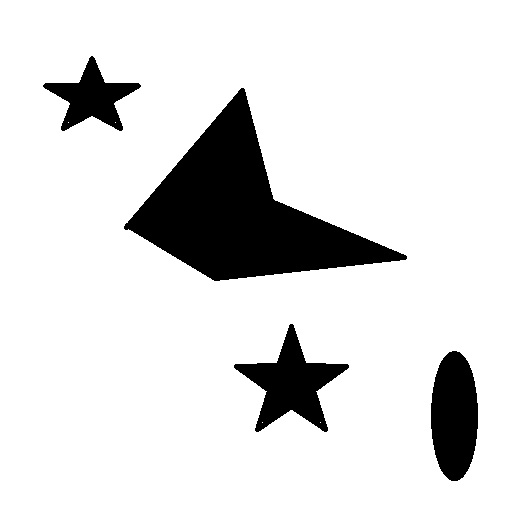
#> input picture Final_Problem2/maps/map1.bmp, 532 x 528 px
$ python Environment.py
#> lines starting #> are read from the running program, lines starting #| are printed output that depends on the picture; after the words box and inside, x2 and y2 are one past the last pixel; in counts of white or black regions, pixels touching at a corner belong together
### Final_Problem2/BMPtoARR.py
import numpy as np
from PIL import Image
from mpmath.libmp import to_int
from sympy.codegen.ast import int64, uint8

np.set_printoptions(threshold=np.inf)
bw_img1 = np.array(Image.open("./maps/map1.bmp").convert('1')).T
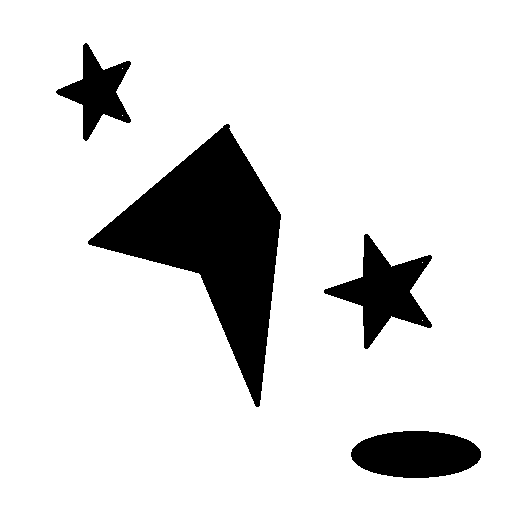
#> bw_img1: shape (532, 528) bool; 87.8% white; 4 black regions, box (x1, y1, x2, y2) and area: (88, 124, 281, 407) 21692, (324, 234, 432, 349) 4869, (351, 431, 481, 478) 4833, (56, 43, 131, 141) 3001
bw_img2 = np.array(Image.open("./maps/map2.bmp").convert('1')).T
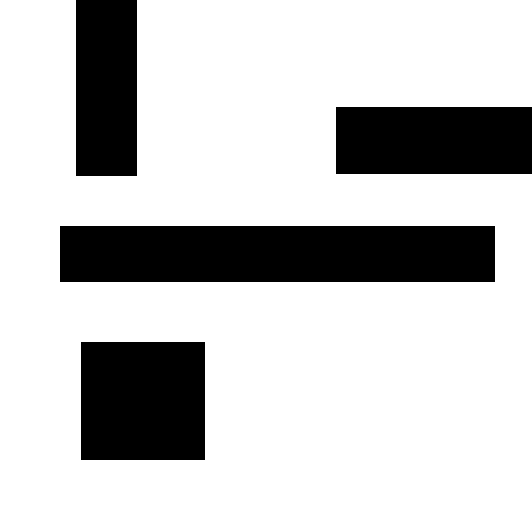
#> input picture Final_Problem2/maps/map2.bmp, 532 x 528 px
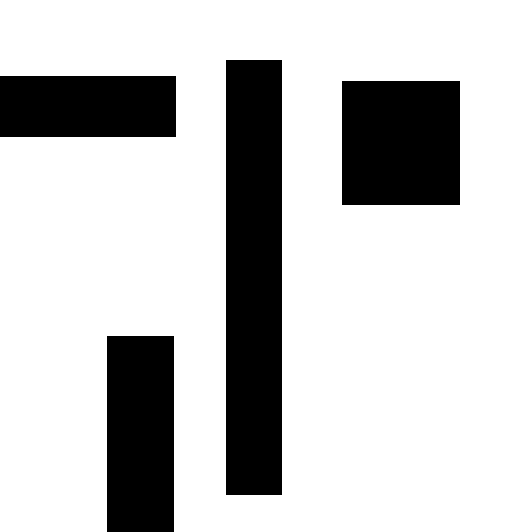
#> bw_img2: shape (532, 528) bool; 77.6% white; 4 black regions, box (x1, y1, x2, y2) and area: (226, 60, 282, 495) 24360, (342, 81, 460, 205) 14632, (107, 336, 174, 532) 13132, (0, 76, 176, 137) 10736

def checkscope(pos_x, pos_y, x_size, y_size, inputarray): #This function hopefully can be used to be iterated through the input array at given cords and return if that scope is all white or not
    print(f"Checking ({pos_x}, {pos_y})")

    for x in range(pos_x, pos_x + x_size):
        for y in range(pos_y, pos_y + y_size):

            if (pos_x + x_size >= inputarray.shape[0]):
                print(f"{pos_x+x_size} was too large to index")
                break
            if (pos_y + y_size >= inputarray.shape[1]):
                print(f"{pos_y + y_size} was too large to index")
                break

            #print(f"inner array check ({x}, {y})")
            if inputarray[x][y] > 0:
                pass
            elif inputarray[x][y] == 0:
                return False
    return True


def compressbmp(inputarray, ab_sizex, ab_sizey): # if ab (x,y) = 11, then output arr will be (528/11, 532/11) = (48, 48)
#> called with ab_sizex = 11, ab_sizey = 11
    out_arr = np.full((int(inputarray.shape[0] / ab_sizex), int(inputarray.shape[1] / ab_sizey)),fill_value=1, dtype= np.uint8)
    #print(inputarray.shape) #(532,528)
    cordsinter_arr = np.full((int(inputarray.shape[0] / ab_sizex), int(inputarray.shape[1] / ab_sizey)), fill_value=0, dtype= object)

    for x in range(0,(inputarray.shape[0])): #0 - 527
        for y in range(0,(inputarray.shape[1])): #0 - 531
            X = int(x / ab_sizex)-1
            Y = int(y / ab_sizey)-1
            if x % ab_sizex == 0 and y % ab_sizey == 0:
                #print(f"{(X,Y)}->{(x,y)}")
                cordsinter_arr[X,Y] = (x,y)


    for x in range(0,int(inputarray.shape[0] / ab_sizex)): # 0-47
        for y in range(0,int(inputarray.shape[1] / ab_sizey)): #0-47
           # print(f"{cordsinter_arr[x,y][0]}, {cordsinter_arr[x,y][1]}")
            if checkscope(pos_x=cordsinter_arr[x,y][0], pos_y=cordsinter_arr[x,y][1], x_size=ab_sizex, y_size=ab_sizey, inputarray=inputarray):
                out_arr[x, y] = 255
            else:
                out_arr[x, y] = 0
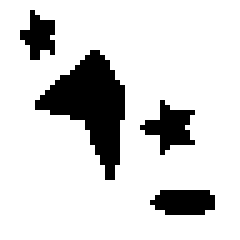
#> out_arr: shape (48, 48) (shown 5 times larger); 83.8% white; 4 black regions, box (x1, y1, x2, y2) and area: (7, 10, 25, 36) 218, (28, 20, 39, 31) 59, (30, 38, 43, 43) 55, (4, 2, 11, 12) 42
    return out_arr

compressed_map1 = compressbmp(bw_img1,11,11)
compressed_map2 = compressbmp(bw_img2,11,11)
#> call 2 of compressbmp, with ab_sizex = 11, ab_sizey = 11
#> after the loop in compressbmp (call 2), `for x in range(0,int(inputarray.shape[0] / ab_sizex)):`:
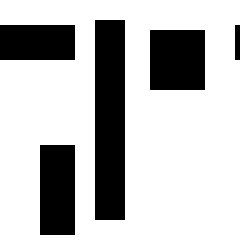
#> out_arr: shape (48, 48) (shown 5 times larger); 73.5% white; 5 black regions (1 under 20 px), largest, box (x1, y1, x2, y2) and area: (19, 4, 25, 44) 240, (30, 6, 41, 18) 132, (8, 29, 15, 47) 126, (0, 5, 15, 12) 105

compressed_map1 = Image.fromarray(compressed_map1).convert('1')
compressed_map2 = Image.fromarray(compressed_map2).convert('1')

compressed_map1.save("./maps/map1_compressed(48,48).bmp")
compressed_map2.save("./maps/map2_compressed(48,48).bmp")

### Final_Problem2/Environment.py
import gymnasium

import BMPtoARR as BA
import numpy as np
import random
from gymnasium import Env
from gymnasium import spaces
import os

NOTHING = 0
PLAYER = 1
WIN = 2
LOSE = 3
UP = 0
DOWN = 1
LEFT = 2
RIGHT = 3


bw_img1 = np.array(BA.Image.open("./maps/map1.bmp"))
#> bw_img1: shape (528, 532); 87.8% white; 4 black regions, box (x1, y1, x2, y2) and area: (124, 88, 407, 281) 21692, (234, 324, 349, 432) 4869, (431, 351, 478, 481) 4833, (43, 56, 141, 131) 3001
bw_img2 = np.array(BA.Image.open("./maps/map2.bmp"))
#> bw_img2: shape (528, 532); 77.6% white; 4 black regions, box (x1, y1, x2, y2) and area: (60, 226, 495, 282) 24360, (81, 342, 205, 460) 14632, (336, 107, 532, 174) 13132, (76, 0, 137, 176) 10736

map1 = BA.compressbmp(bw_img1,11,11)
#> call 3 of compressbmp, with ab_sizex = 11, ab_sizey = 11
#> after the loop in compressbmp (call 3), `for x in range(0,int(inputarray.shape[0] / ab_sizex)):`:
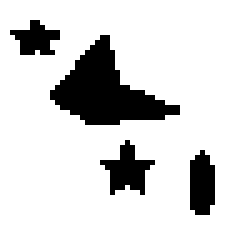
#> out_arr: shape (48, 48) (shown 5 times larger); 83.8% white; 4 black regions, box (x1, y1, x2, y2) and area: (10, 7, 36, 25) 218, (20, 28, 31, 39) 59, (38, 30, 43, 43) 55, (2, 4, 12, 11) 42
map2 = BA.compressbmp(bw_img2,11,11)
#> call 4 of compressbmp, with ab_sizex = 11, ab_sizey = 11
#> after the loop in compressbmp (call 4), `for x in range(0,int(inputarray.shape[0] / ab_sizex)):`:
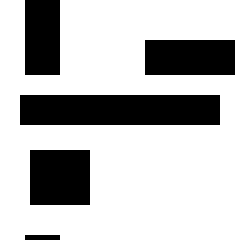
#> out_arr: shape (48, 48) (shown 5 times larger); 73.5% white; 5 black regions (1 under 20 px), largest, box (x1, y1, x2, y2) and area: (4, 19, 44, 25) 240, (6, 30, 18, 41) 132, (29, 8, 47, 15) 126, (5, 0, 12, 15) 105

# [32 lines left out: functions get_indice, get_cord, get_obst, not called in this run]

class BENV(Env):
    # [87 lines left out: functions __init__, step, reset, not called in this run]

def returnmap1():
    return BENV(inputmap=map1)

def returnmap2():
    return BENV(inputmap=map2)
